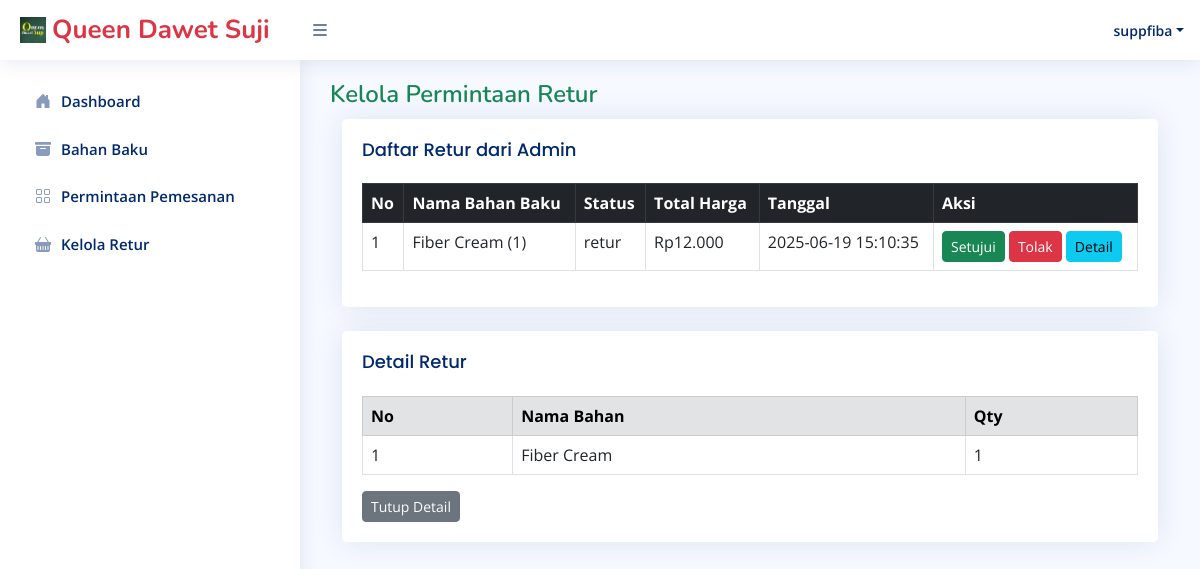
The app's page /Supplier/kelola_retur.php?detail=TRX6853c5fb1866d (signed in) with its own data.
### tables this page shows
CREATE TABLE `transaksi_pembelian` (
  `idTransaksi` varchar(20) NOT NULL,
  `id_supplier` int DEFAULT NULL,
  `tanggal` datetime NOT NULL DEFAULT CURRENT_TIMESTAMP,
  `statusTransaksi` varchar(50) DEFAULT 'menunggu supplier',
  `totalHarga` double DEFAULT NULL,
  `caraBayar` enum('postpaid','prepaid') DEFAULT NULL,
  `bank` varchar(50) DEFAULT NULL,
  `aksi` varchar(20) DEFAULT 'menunggu supplier',
  `statusSupplier` enum('menunggu','menyetujui','menolak') DEFAULT 'menunggu'
);

CREATE TABLE `detail_transaksi_pembelian` (
  `idDetail` int NOT NULL,
  `idTransaksi` varchar(50) DEFAULT NULL,
  `id_bahan` int DEFAULT NULL,
  `qty` int DEFAULT NULL,
  `harga` int DEFAULT NULL
);

CREATE TABLE `bahan_baku` (
  `id_bahan` int NOT NULL,
  `nama_bahan` varchar(100) NOT NULL,
  `gambar` varchar(255) DEFAULT NULL,
  `harga` int NOT NULL,
  `stok` int DEFAULT '0',
  `id_supplier` int DEFAULT NULL
);

### Supplier/kelola_retur.php (the view, shortened to what this page needs)
<?php
require 'supplierControl.php';
require 'template/headerSupplier.php';
$idSupplier = $_SESSION['id_supplier'];
$queryRetur = "
    SELECT tp.*, s.nama_supplier,
        GROUP_CONCAT(CONCAT(bb.nama_bahan, ' (', dtp.qty, ')') SEPARATOR ', ') AS namaBahanBaku
    FROM transaksi_pembelian tp
    JOIN supplier s ON tp.id_supplier = s.id_supplier
    JOIN detail_transaksi_pembelian dtp ON tp.idTransaksi = dtp.idTransaksi
    JOIN bahan_baku bb ON dtp.id_bahan = bb.id_bahan
    WHERE tp.id_supplier = '$idSupplier' AND tp.statusTransaksi = 'retur'
    GROUP BY tp.idTransaksi
    ORDER BY tp.tanggal DESC
";
$resultRetur = mysqli_query($connect, $queryRetur);
$returList = [];
if ($resultRetur) {
    while ($row = mysqli_fetch_assoc($resultRetur)) {
        $returList[] = $row;
    }
}
$detailTransaksi = [];
if (isset($_GET['detail'])) {
    $idDetail = $_GET['detail'];
    $queryDetail = "
        SELECT dtp.*, bb.nama_bahan
        FROM detail_transaksi_pembelian dtp
        JOIN bahan_baku bb ON dtp.id_bahan = bb.id_bahan
        WHERE dtp.idTransaksi = '$idDetail'
    ";
    $resultDetail = mysqli_query($connect, $queryDetail);
    if ($resultDetail) {
        while ($row = mysqli_fetch_assoc($resultDetail)) {
            $detailTransaksi[] = $row;
        }
    }
}
?>
<main id="main" class="main">
    <div class="pagetitle">
        <h1 class="text-success">Kelola Permintaan Retur</h1>
    </div>
    <section class="section dashboard container">
        <div class="card mb-4">
            <div class="card-body table-responsive">
                <h5 class="card-title">Daftar Retur dari Admin</h5>
                <table class="table table-bordered table-hover">
                    <thead class="table-dark">
                        <tr>
                            <th>No</th>
                            <th>Nama Bahan Baku</th>
                            <th>Status</th>
                            <th>Total Harga</th>
                            <th>Tanggal</th>
                            <th>Aksi</th>
                        </tr>
                    </thead>
                    <tbody>
                        <?php if (!empty($returList)) : ?>
                            <?php $no = 1; foreach ($returList as $r) : ?>
                                <tr>
                                    <td><?= $no++; ?></td>
                                    <td><?= htmlspecialchars($r['namaBahanBaku']); ?></td>
                                    <td><?= htmlspecialchars($r['statusTransaksi']); ?></td>
                                    <td>Rp<?= number_format($r['totalHarga'], 0, ',', '.'); ?></td>
                                    <td><?= htmlspecialchars($r['tanggal']); ?></td>
                                    <td>
                                        <?php if ($r['statusTransaksi'] === 'retur') : ?>
                                            <form method="POST" class="d-inline">
                                                <button type="submit" name="aksi" value="terima" class="btn btn-success btn-sm" onclick="return confirm('Terima retur ini?')">Setujui</button>
                                                <button type="submit" name="aksi" value="tolak" class="btn btn-danger btn-sm" onclick="return confirm('Tolak retur ini?')">Tolak</button>
                                            </form>
                                        <?php else : ?>
                                            <?= htmlspecialchars($r['statusTransaksi']); ?>
                                        <?php endif; ?>
                                        <a href="?detail=<?= $r['idTransaksi']; ?>" class="btn btn-info btn-sm">Detail</a>
                                    </td>
                                </tr>
                            <?php endforeach; ?>
                        <?php else : ?>
                            <tr>
                                <td colspan="6" class="text-center">Tidak ada permintaan retur</td>
                            </tr>
                        <?php endif; ?>
                    </tbody>
                </table>
            </div>
        </div>
        <?php if (!empty($detailTransaksi)) : ?>
            <div class="card">
                <div class="card-body table-responsive">
                    <h5 class="card-title">Detail Retur</h5>
                    <table class="table table-bordered table-hover">
                        <thead class="table-secondary">
                            <tr>
                                <th>No</th>
                                <th>Nama Bahan</th>
                                <th>Qty</th>
                            </tr>
                        </thead>
                        <tbody>
                            <?php $no = 1; foreach ($detailTransaksi as $d) : ?>
                                <tr>
                                    <td><?= $no++; ?></td>
                                    <td><?= htmlspecialchars($d['nama_bahan']); ?></td>
                                    <td><?= htmlspecialchars($d['qty']); ?></td>
                                </tr>
                            <?php endforeach; ?>
                        </tbody>
                    </table>
                    <a href="kelola_retur.php" class="btn btn-secondary btn-sm">Tutup Detail</a>
                </div>
            </div>
        <?php endif; ?>
    </section>
</main>

### assets/css/style.css (style rules this page uses)
:root { scroll-behavior: smooth; }
body { font-family: "Open Sans", sans-serif; background: #f6f9ff; color: #444444; }
a { color: #4154f1; text-decoration: none; }
h1, h2, h3, h4, h5, h6 { font-family: "Nunito", sans-serif; }
#main { margin-top: 60px; padding: 20px 30px; transition: all 0.3s; }
.pagetitle { margin-bottom: 10px; }
.pagetitle h1 { font-size: 24px; margin-bottom: 0; font-weight: 600; color: #012970; }
.card { margin-bottom: 30px; border: none; border-radius: 5px; box-shadow: 0px 0 30px rgba(1, 41, 112, 0.1); }
.card-title { padding: 20px 0 15px 0; font-size: 18px; font-weight: 500; color: #012970; font-family: "Poppins", sans-serif; }
.card-body { padding: 0 20px 20px 20px; }
@media (min-width: 1200px) { #main, #footer { margin-left: 300px; } }

### records on screen
transaksi_pembelian: namaBahanBaku "Fiber Cream (1)", statusTransaksi "retur", totalHarga "12.000", tanggal "2025-06-19 15:10:35"
detail_transaksi_pembelian: id_bahan.nama_bahan "Fiber Cream", qty "1"

### other values on screen
$userLogin "suppfiba"
